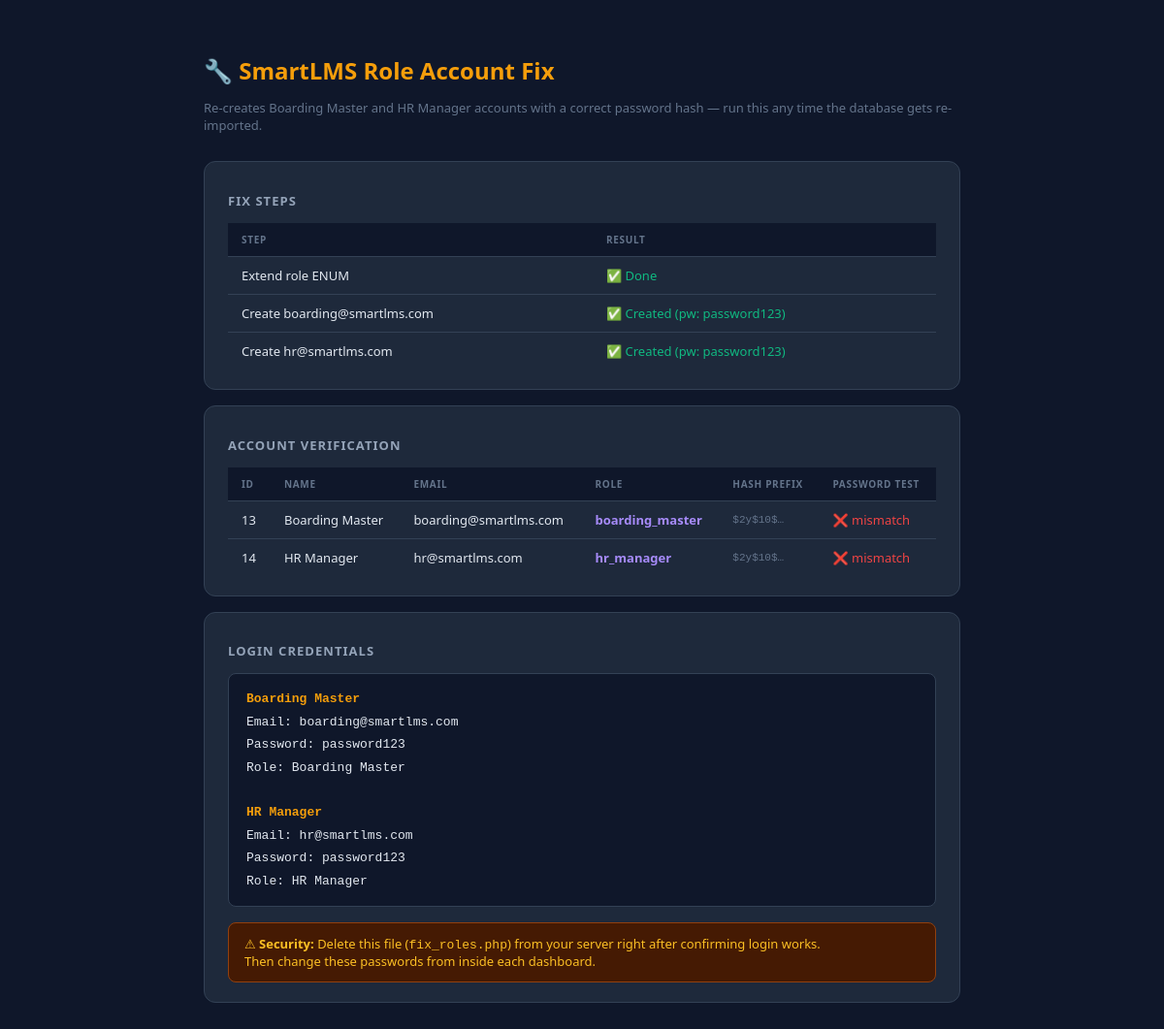
Before: /fix_roles.php with the older database file.
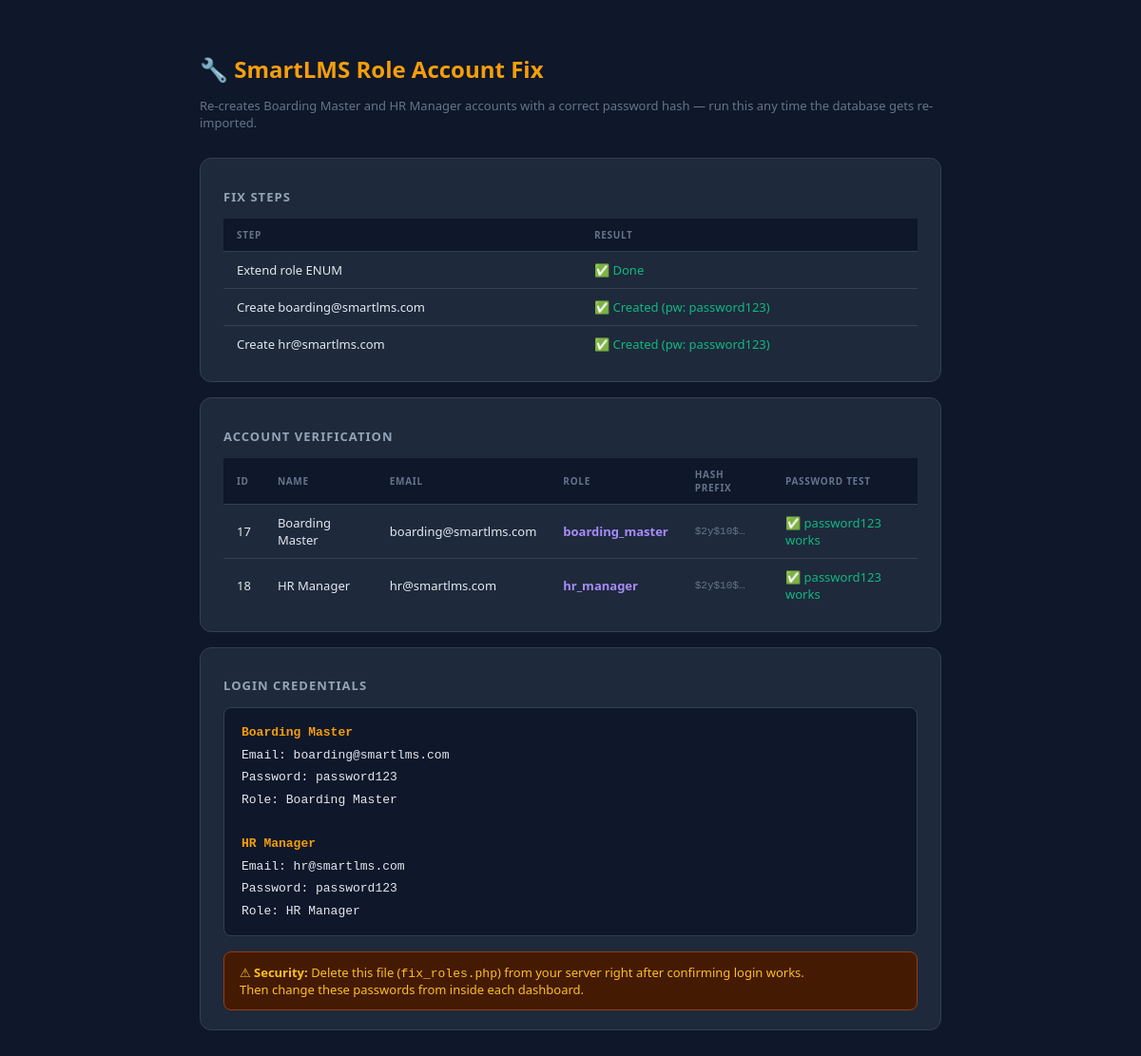
After: the same page with the newer database file.
### tables this page shows
CREATE TABLE `users` (
  `id` int(11) NOT NULL,
  `full_name` varchar(100) NOT NULL,
  `email` varchar(100) NOT NULL,
  `admission_number` varchar(30) DEFAULT NULL,
  `password` varchar(255) NOT NULL,
  `role` enum('student','lecturer','admin','financial_accountant','boarding_master','hr_manager') NOT NULL DEFAULT 'student',
  `course_id` int(11) DEFAULT NULL,
  `career_path` varchar(100) DEFAULT 'General Software Engineering',
  `created_at` timestamp NOT NULL DEFAULT current_timestamp()
);

### fix_roles.php (the view, shortened to what this page needs)
<?php
include 'config.php';
$results = [];
$alter = mysqli_query($conn,
    "ALTER TABLE `users`
     MODIFY COLUMN `role`
       ENUM('student','lecturer','admin','financial_accountant','boarding_master','hr_manager')
       NOT NULL DEFAULT 'student'"
);
$results[] = ['Extend role ENUM', $alter ? '✅ Done' : '⚠ ' . mysqli_error($conn)];
$hash1 = password_hash('password123', PASSWORD_BCRYPT);
$hash2 = password_hash('password123', PASSWORD_BCRYPT);
mysqli_query($conn, "DELETE FROM `users` WHERE `email`='boarding@smartlms.com'");
$r1 = mysqli_query($conn,
    "INSERT INTO `users` (`full_name`, `email`, `password`, `role`)
     VALUES ('Boarding Master', 'boarding@smartlms.com', '" . mysqli_real_escape_string($conn,$hash1) . "', 'boarding_master')"
);
$results[] = ['Create boarding@smartlms.com', $r1 ? '✅ Created (pw: password123)' : '❌ ' . mysqli_error($conn)];
mysqli_query($conn, "DELETE FROM `users` WHERE `email`='hr@smartlms.com'");
$r2 = mysqli_query($conn,
    "INSERT INTO `users` (`full_name`, `email`, `password`, `role`)
     VALUES ('HR Manager', 'hr@smartlms.com', '" . mysqli_real_escape_string($conn,$hash2) . "', 'hr_manager')"
);
$results[] = ['Create hr@smartlms.com', $r2 ? '✅ Created (pw: password123)' : '❌ ' . mysqli_error($conn)];
$verify_res = mysqli_query($conn,
    "SELECT id, full_name, email, role, LEFT(password,7) AS hash_prefix, password
     FROM users WHERE email IN ('boarding@smartlms.com','hr@smartlms.com')"
);
$verified = [];
while ($v = mysqli_fetch_assoc($verify_res)) {
    $pw_ok = password_verify('password123', $v['password']);
    $verified[] = [
        'id' => $v['id'], 'full_name' => $v['full_name'], 'email' => $v['email'],
        'role' => $v['role'], 'hash_prefix' => $v['hash_prefix'],
        'password_check' => $pw_ok ? '✅ password123 works' : '❌ mismatch'
    ];
}
?>
<!DOCTYPE html>
<html lang="en">
<head>
</head>
<body>
<h1>🔧 SmartLMS Role Account Fix</h1>
<p class="sub">Re-creates Boarding Master and HR Manager accounts with a correct password hash — run this any time the database gets re-imported.</p>
<div class="card">
    <h2>Fix Steps</h2>
    <table>
        <thead><tr><th>Step</th><th>Result</th></tr></thead>
        <tbody>
        <?php foreach ($results as [$step, $result]): ?>
        <tr>
            <td><?php echo htmlspecialchars($step); ?></td>
            <td class="<?php echo strpos($result,'✅')!==false?'ok':(strpos($result,'❌')!==false?'err':'warn'); ?>">
                <?php echo htmlspecialchars($result); ?>
            </td>
        </tr>
        <?php endforeach; ?>
        </tbody>
    </table>
</div>
<div class="card">
    <h2>Account Verification</h2>
    <?php if (empty($verified)): ?>
    <p class="err">❌ No accounts found — something went wrong. Check the MySQL error above.</p>
    <?php else: ?>
    <table>
        <thead><tr><th>ID</th><th>Name</th><th>Email</th><th>Role</th><th>Hash Prefix</th><th>Password Test</th></tr></thead>
        <tbody>
        <?php foreach ($verified as $v): ?>
        <tr>
            <td><?php echo $v['id']; ?></td>
            <td><?php echo htmlspecialchars($v['full_name']); ?></td>
            <td><?php echo htmlspecialchars($v['email']); ?></td>
            <td style="color:#a78bfa;font-weight:700;"><?php echo htmlspecialchars($v['role']); ?></td>
            <td style="font-family:monospace;font-size:11px;color:#64748b;"><?php echo htmlspecialchars($v['hash_prefix']); ?>…</td>
            <td class="<?php echo strpos($v['password_check'],'✅')!==false?'ok':'err'; ?>"><?php echo $v['password_check']; ?></td>
        </tr>
        <?php endforeach; ?>
        </tbody>
    </table>
    <?php endif; ?>
</div>
<div class="card">
    <h2>Login Credentials</h2>
    <div class="cred">
        <span>Boarding Master</span><br>
        Email: boarding@smartlms.com<br>
        Password: password123<br>
        Role: Boarding Master<br><br>
        <span>HR Manager</span><br>
        Email: hr@smartlms.com<br>
        Password: password123<br>
        Role: HR Manager
    </div>
    <div class="warn-box">
        ⚠ <strong>Security:</strong> Delete this file (<code>fix_roles.php</code>) from your server right after confirming login works.
        <br>Then change these passwords from inside each dashboard.
    </div>
</div>
</body>
</html>

### fix_roles.php (style rules this page uses)
body { font-family:'Segoe UI',sans-serif;background:#0f172a;color:#e2e8f0;padding:40px;max-width:780px;margin:0 auto; }
h1 { color:#f59e0b;font-size:24px;margin-bottom:6px; }
p.sub { color:#64748b;font-size:13px;margin-bottom:28px; }
.card { background:#1e293b;border:1px solid #334155;border-radius:12px;padding:20px 24px;margin-bottom:16px; }
.card h2 { font-size:13px;font-weight:800;color:#94a3b8;text-transform:uppercase;letter-spacing:.08em;margin-bottom:14px; }
table { width:100%;border-collapse:collapse; }
th,td { padding:10px 14px;text-align:left;font-size:13px;border-bottom:1px solid #334155; }
th { font-size:10px;font-weight:700;color:#64748b;text-transform:uppercase;letter-spacing:.07em;background:#0f172a; }
tr:last-child td { border-bottom:none; }
.ok { color:#10b981; }
.cred { background:#0f172a;border:1px solid #334155;border-radius:8px;padding:14px 18px;font-family:'Courier New',monospace;font-size:13px;line-height:1.8; }
.cred span { color:#f59e0b;font-weight:700; }
.warn-box { background:#451a03;border:1px solid #92400e;border-radius:8px;padding:12px 16px;font-size:13px;color:#fbbf24;margin-top:16px; }
.err { color:#ef4444; }

Changed rows visible on the page:
removed users: id "13", full_name "Boarding Master", email "boarding@smartlms.com", role "boarding_master", hash_prefix "$2y$10$", password_check "❌ mismatch"
removed users: id "14", full_name "HR Manager", email "hr@smartlms.com", role "hr_manager", hash_prefix "$2y$10$", password_check "❌ mismatch"
added users: id "17", full_name "Boarding Master", email "boarding@smartlms.com", role "boarding_master", hash_prefix "$2y$10$", password_check "✅ password123 works"
added users: id "18", full_name "HR Manager", email "hr@smartlms.com", role "hr_manager", hash_prefix "$2y$10$", password_check "✅ password123 works"
